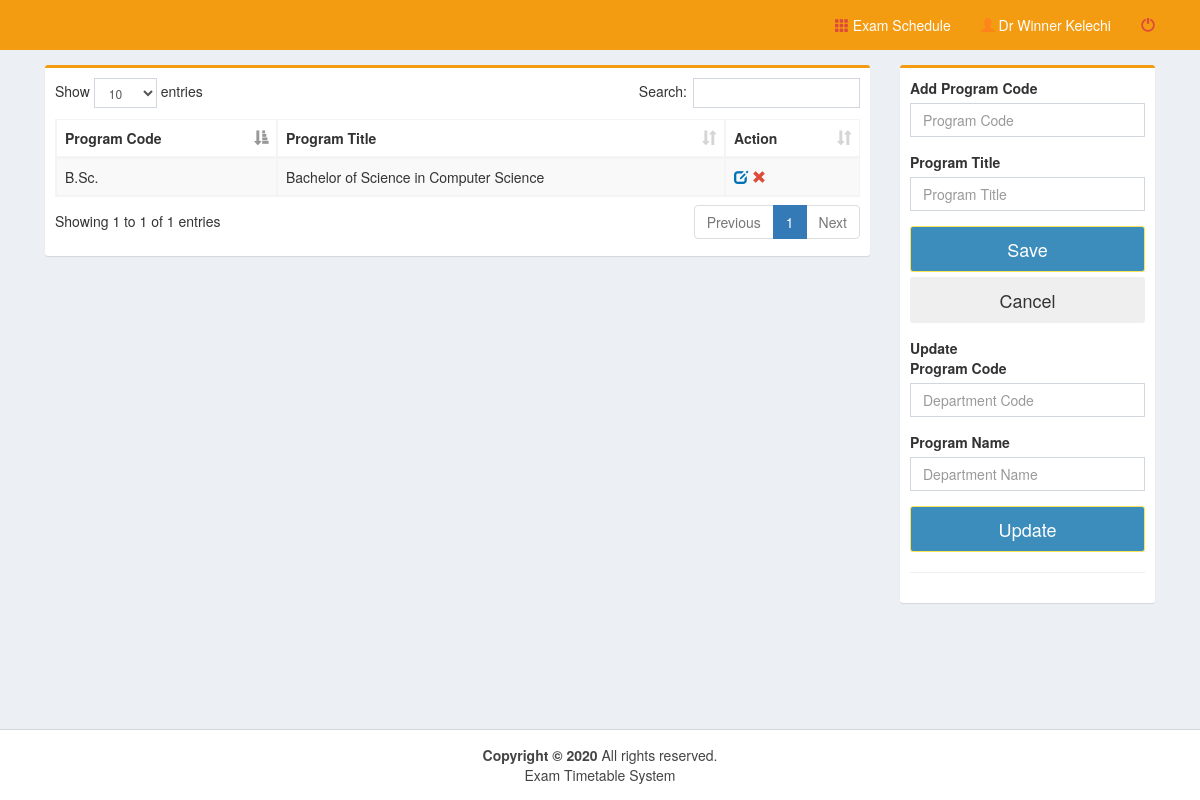
The page /pages/program.php (signed in) on the database its author committed.
### tables this page shows
CREATE TABLE `program` (
  `prog_id` int(11) NOT NULL,
  `prog_code` varchar(10) NOT NULL,
  `prog_title` varchar(50) NOT NULL
);

### pages/program.php (the view, shortened to what this page needs)
<!DOCTYPE html>
<html>
  <head>
    <link rel="stylesheet" href="../bootstrap/css/bootstrap.min.css">
    <link rel="stylesheet" href="../plugins/datatables/dataTables.bootstrap.css">
    <link rel="stylesheet" href="../dist/css/AdminLTE.min.css">
    <link rel="stylesheet" href="../plugins/select2/select2.min.css">
    <link rel="stylesheet" href="../dist/css/skins/_all-skins.min.css">
 </head>
  <body class="hold-transition skin-yellow layout-top-nav" onload="myFunction()">
    <div class="wrapper">
      <div class="content-wrapper">
        <div class="container">
          <section class="content">
            <div class="row">
	      <div class="col-md-9">
              <div class="box box-warning">
                <div class="box-body">
				<div class="row">
					<div class="col-md-12">
						<table id="example1" class="table table-bordered table-striped" style="margin-right:-10px">
              <thead>
                <tr>
                <th>Program Code</th>
                <th>Program Title</th>
                <th>Action</th>
                </tr>
              </thead>
    <?php
        include('../dist/includes/dbcon.php');
        $query=mysqli_query($con,"select * from program order by prog_code")or die(mysqli_error());
          while($row=mysqli_fetch_array($query)){
            $id=$row['prog_id'];
            $code=$row['prog_code'];
            $name=$row['prog_title'];
    ?>
                <tr>
                <td><?php echo $code;?></td>
                 <td><?php echo $name;?></td>
                <td><a id="click" href="program.php?id=<?php echo $id;?>&code=<?php echo $code;?>&name=<?php echo $name;?>">
                <i class="glyphicon glyphicon-edit text-blue"></i></a>
                <a id="removeme" href="program_del.php?id=<?php echo $id;?>">
                <i class="glyphicon glyphicon-remove text-red"></i></a>
                </td>
                </tr>
<?php }?>
</table>
		</div>
		<div class="col-md-6">
         </div>
        </div>
                </div>
              </div>
            </div>
            <div class="col-md-3">
              <div class="box box-warning">
                <div class="box-body">
                  <div id="form">
				  <div class="row">
					 <div class="col-md-12">
						  <form method="post" action="program_save.php">
						  <div class="form-group">
							<label for="date">Add Program Code</label><br>
								<input type="text" class="form-control" name="code" placeholder="Program Code" required>
						  </div>
						    <div class="form-group">
							<label for="date">Program Title</label><br>
								<input type="text" class="form-control" name="name" placeholder="Program Title" required>
						  </div>
					</div>
				  </div>
                  <div class="form-group">
                      <button class="btn btn-lg btn-block btn-primary" id="daterange-btn" name="save" type="submit">
                        Save
                      </button>
					  <button class="btn btn-lg btn-block" id="daterange-btn" type="reset">
                       Cancel
                      </button>
                   </div>
                  </div>
				<div id="form">
				  <div class="row">
					 <div class="col-md-12">
						  <form method="post" action="program_update.php">
						  <div class="form-group">
							<label for="date">Update <br> Program Code</label><br>
								<input type="text" class="form-control" id="class" name="code" value="<?php echo $_REQUEST['code'];?>" placeholder="Department Code" required>
						  </div>
						  <div class="form-group">
							<label for="date">Program Name</label><br>
								<input type="text" class="form-control" id="class" name="name" value="<?php echo $_REQUEST['name'];?>" placeholder="Department Name" required>
						  </div>
					</div>
				  </div>
                  <div class="form-group">
                      <button class="btn btn-lg btn-block btn-primary" id="daterange-btn" name="save" type="submit">
                        Update
                      </button>
                   </div>
                  </div><hr>
                </div>
              </div>
            </div>
          </div>
          </section>
        </div>
      </div>
      <?php include('../dist/includes/footer.php');?>
    </div>
  </body>
</html>

### rows shown on the page
program: prog_code "B.Sc.", prog_title "Bachelor of Science in Computer Science"

### other values the page prints
$_SESSION['name'] "Dr Winner Kelechi"
